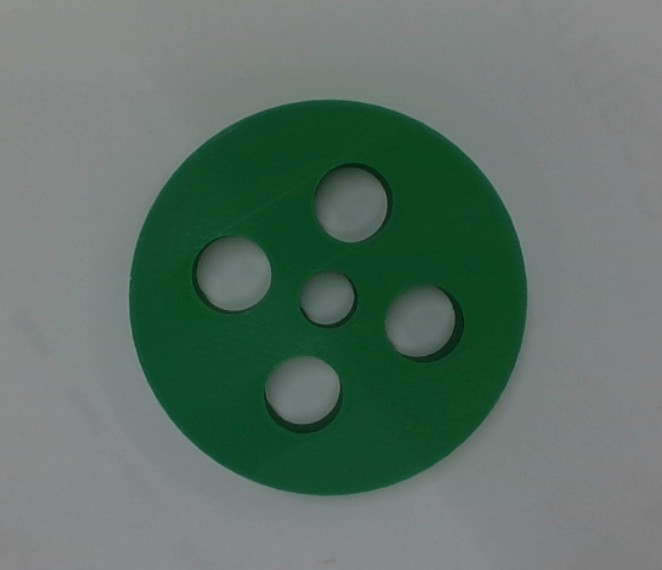
#> input picture Test_Images/fol1/top.png, 662 x 570 px
$ python -i measurment.py   (imports and definitions only)
#> lines starting #> are read from the running program, lines starting #| are printed output that depends on the picture; after the words box and inside, x2 and y2 are one past the last pixel; in counts of white or black regions, pixels touching at a corner belong together

import cv2
import numpy as np
import json
import os
from datetime import datetime
import argparse
import sys
INPUT_FOLDER = r'Path to your folder'
OUTPUT_FOLDER = r'Path to your folder'


PPM_TOP = 3.5250   #change according to your result
PPM_SIDE = 16.9000 #change according to your result

# [2 lines not run here, left out]


def get_top_view_contours(image_path, debug=False):
#> called with image_path = '../Test_Images/fol1/top.png', debug = False
    import cv2, numpy as np, os

    image = cv2.imread(image_path)
#> image is the input picture: shape (570, 662, 3); mean B, G, R 103.5, 113.3, 94.4
    if image is None:
        print(f"  -> Error: Could not read image {image_path}")
        return None, None, None
    gray = cv2.cvtColor(image, cv2.COLOR_BGR2GRAY)
    gray_float = gray.astype(np.float32)
    blur_background = cv2.GaussianBlur(gray_float, (55, 55), 0)
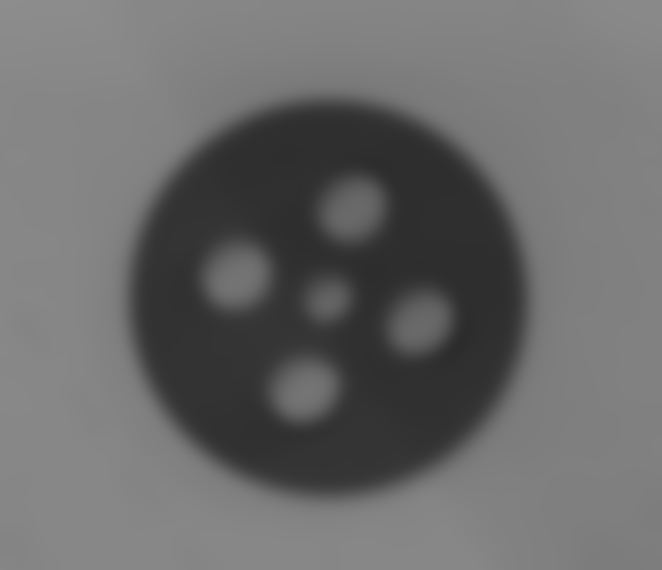
#> blur_background: shape (570, 662) float32; min 44.38, max 141.3, mean 106.5
    normalized = cv2.divide(gray_float, blur_background, scale=255)
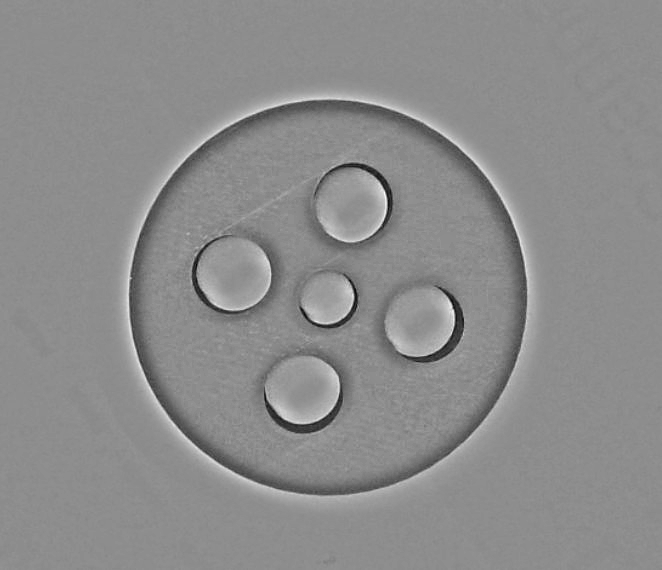
#> normalized: shape (570, 662) float32; min 79.55, max 395.8, mean 253.5; drawn with min black and max white
    normalized = np.clip(normalized, 0, 255).astype(np.uint8)

    # Enhance local contrast
    clahe = cv2.createCLAHE(clipLimit=2.0, tileGridSize=(8, 8))
    normalized = clahe.apply(normalized)
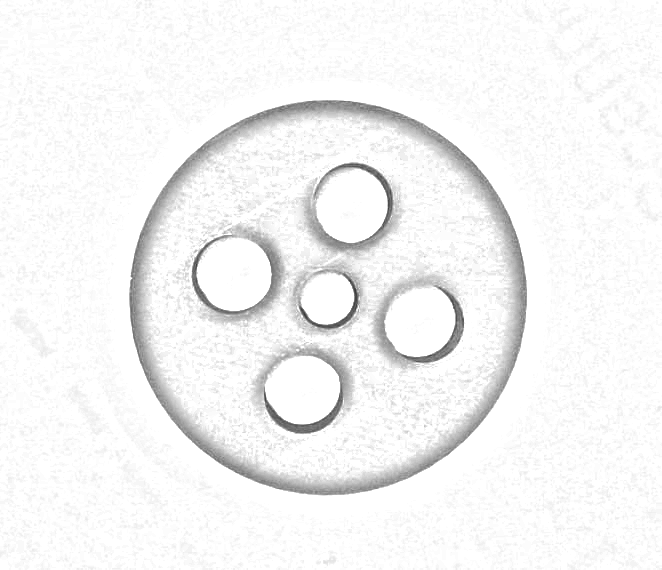
#> normalized: shape (570, 662); min 54, max 255, mean 244.6
    blurred = cv2.GaussianBlur(normalized, (7, 7), 0)
    paper_edges = cv2.Canny(blurred, 7, 185)
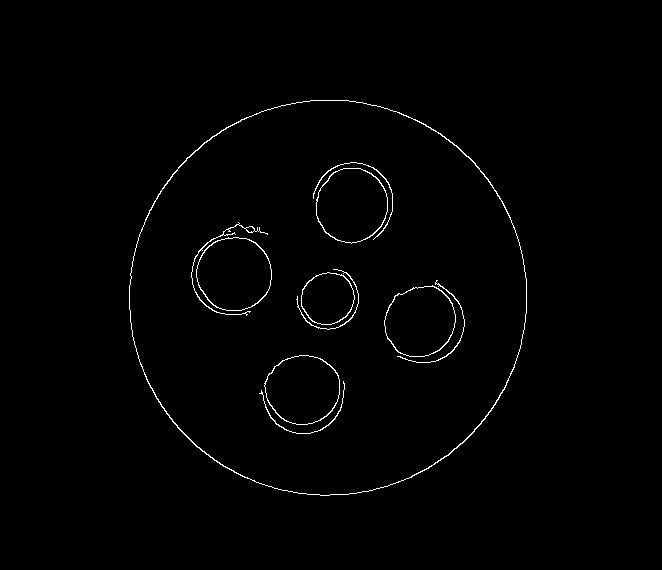
#> paper_edges: shape (570, 662); 0.98% white in thin lines or dots, all inside (x1, y1, x2, y2) = (129, 100, 527, 496)
    paper_contours, _ = cv2.findContours(paper_edges, cv2.RETR_EXTERNAL, cv2.CHAIN_APPROX_SIMPLE)
#> paper_contours = 1 contour; box (x1, y1, x2, y2) and area: (129, 100, 527, 496) 123318

    if not paper_contours:
        print(f"  -> Error: Could not find paper background in {os.path.basename(image_path)}")
        return image, None, None

    paper_contour = max(paper_contours, key=cv2.contourArea)
#> paper_contour = contour of 568 points, box (x1, y1, x2, y2) (129, 100, 527, 496), area 123318

    # Create mask for object region
    mask = np.zeros_like(gray)
    cv2.drawContours(mask, [paper_contour], -1, 255, -1)
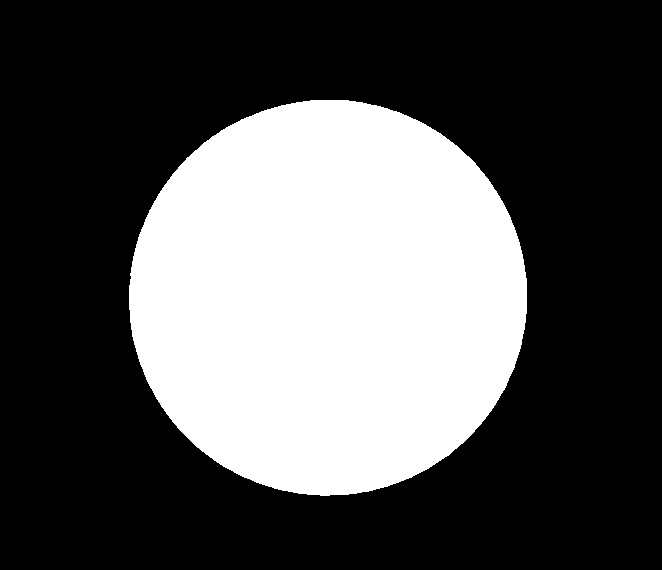
#> mask: shape (570, 662); 32.8% white; 1 white region, box (x1, y1, x2, y2) and area: (129, 100, 527, 496) 123881
    kernel = np.ones((3, 3), np.uint8)
    adaptive_thresh = cv2.adaptiveThreshold(
        blurred, 255, cv2.ADAPTIVE_THRESH_MEAN_C,
        cv2.THRESH_BINARY_INV, 33, 0)
#> adaptive_thresh: shape (570, 662); 45.8% white; 555 white regions (295 under 20 px), largest, box (x1, y1, x2, y2) and area: (0, 0, 662, 208) 43426, (129, 100, 528, 496) 17926, (474, 147, 662, 516) 14662

    _, otsu_thresh_unclean = cv2.threshold(
        blurred, 0, 255,
        cv2.THRESH_BINARY_INV + cv2.THRESH_OTSU)
#> otsu_thresh_unclean: shape (570, 662); 8% white; 8 white regions (2 under 20 px), largest, box (x1, y1, x2, y2) and area: (129, 100, 527, 496) 17853, (303, 162, 400, 257) 2725, (191, 225, 286, 323) 2694, (254, 345, 353, 434) 2611, (373, 275, 465, 368) 2585, (291, 262, 363, 334) 1806

    # Combine and Apply mask
    combined_thresh = cv2.bitwise_or(adaptive_thresh, otsu_thresh_unclean)
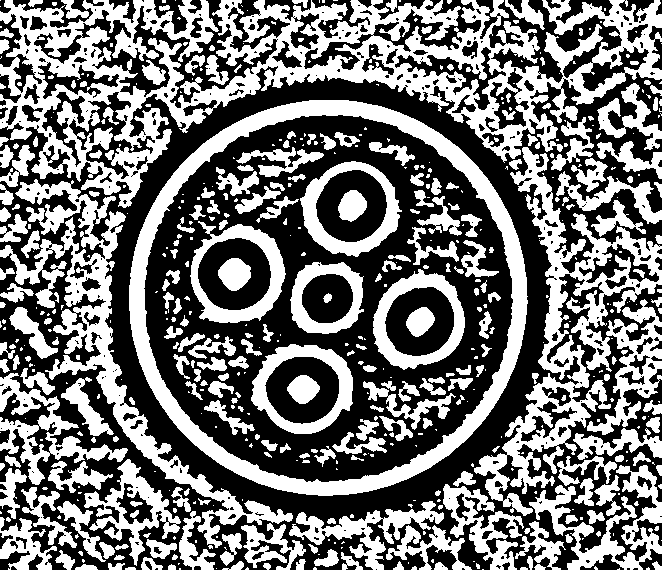
#> combined_thresh: shape (570, 662); 45.9% white; 555 white regions (295 under 20 px), largest, box (x1, y1, x2, y2) and area: (0, 0, 662, 208) 43426, (129, 100, 528, 496) 18280, (474, 147, 662, 516) 14662
    object_thresh_uncleaned = cv2.bitwise_and(combined_thresh, combined_thresh, mask=mask)
#> object_thresh_uncleaned: shape (570, 662); 13.4% white; 206 white regions (97 under 20 px), largest, box (x1, y1, x2, y2) and area: (129, 100, 527, 496) 18214, (190, 221, 286, 323) 3228, (251, 344, 353, 434) 3143

    # Clean noise
    object_thresh = cv2.morphologyEx(object_thresh_uncleaned, cv2.MORPH_CLOSE, kernel, iterations=2)
#> object_thresh: shape (570, 662); 14.6% white; 66 white regions (36 under 20 px), largest, box (x1, y1, x2, y2) and area: (129, 100, 527, 496) 18312, (216, 131, 402, 257) 7051, (373, 165, 499, 370) 6573
    object_thresh = cv2.morphologyEx(object_thresh, cv2.MORPH_OPEN, kernel, iterations=1)
#> object_thresh: shape (570, 662); 14.4% white; 61 white regions (14 under 20 px), largest, box (x1, y1, x2, y2) and area: (129, 100, 527, 496) 18306, (373, 204, 497, 369) 5725, (299, 365, 473, 463) 4453
    edges = cv2.Canny(object_thresh, 7, 185)
#> edges: shape (570, 662); 2.8% white in thin lines or dots, all inside (x1, y1, x2, y2) = (128, 99, 527, 496)
    object_thresh = cv2.bitwise_or(object_thresh, edges)
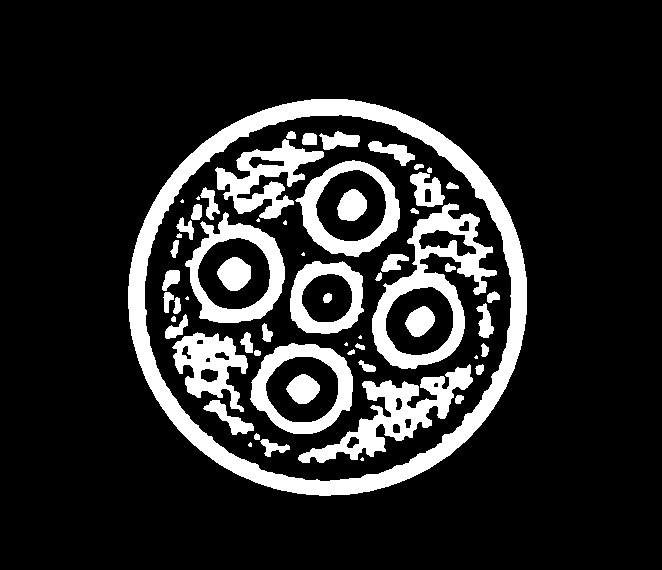
#> object_thresh: shape (570, 662); 15.8% white; 61 white regions (11 under 20 px)
    contours, hierarchy = cv2.findContours(object_thresh, cv2.RETR_TREE, cv2.CHAIN_APPROX_SIMPLE)
#> contours = 81 contours, 14 with area under 20; largest, box (x1, y1, x2, y2) and area: (128, 99, 527, 496) 123898, (144, 114, 512, 482) 105434, (372, 203, 497, 369) 10358, (185, 212, 285, 323) 7557, (295, 160, 400, 257) 7080
    if debug:
        print(f'  -> Total contours found: {len(contours)}')
        if len(contours) > 0:
            debug_img = image.copy()
            cv2.drawContours(debug_img, contours, -1, (0, 255, 0), 1)
            cv2.imshow("Top View Debug Contours", debug_img)
            cv2.waitKey(0)
            cv2.destroyAllWindows()

    if not contours or hierarchy is None:
        print(f"  -> Could not find any contours or hierarchy in the top view.")
        return image, None, None

    return image, contours, hierarchy


# [389 lines left out: functions measure_height_from_side_view, measure_cylinder, measure_cuboid, measure_l_clamp, classify_shape, generate_cad_json and 2 more, not called in this run]


# [63 lines not run here, left out]

>>> result = get_top_view_contours('../Test_Images/fol1/top.png')
#> result has the same summary as contours in get_top_view_contours
